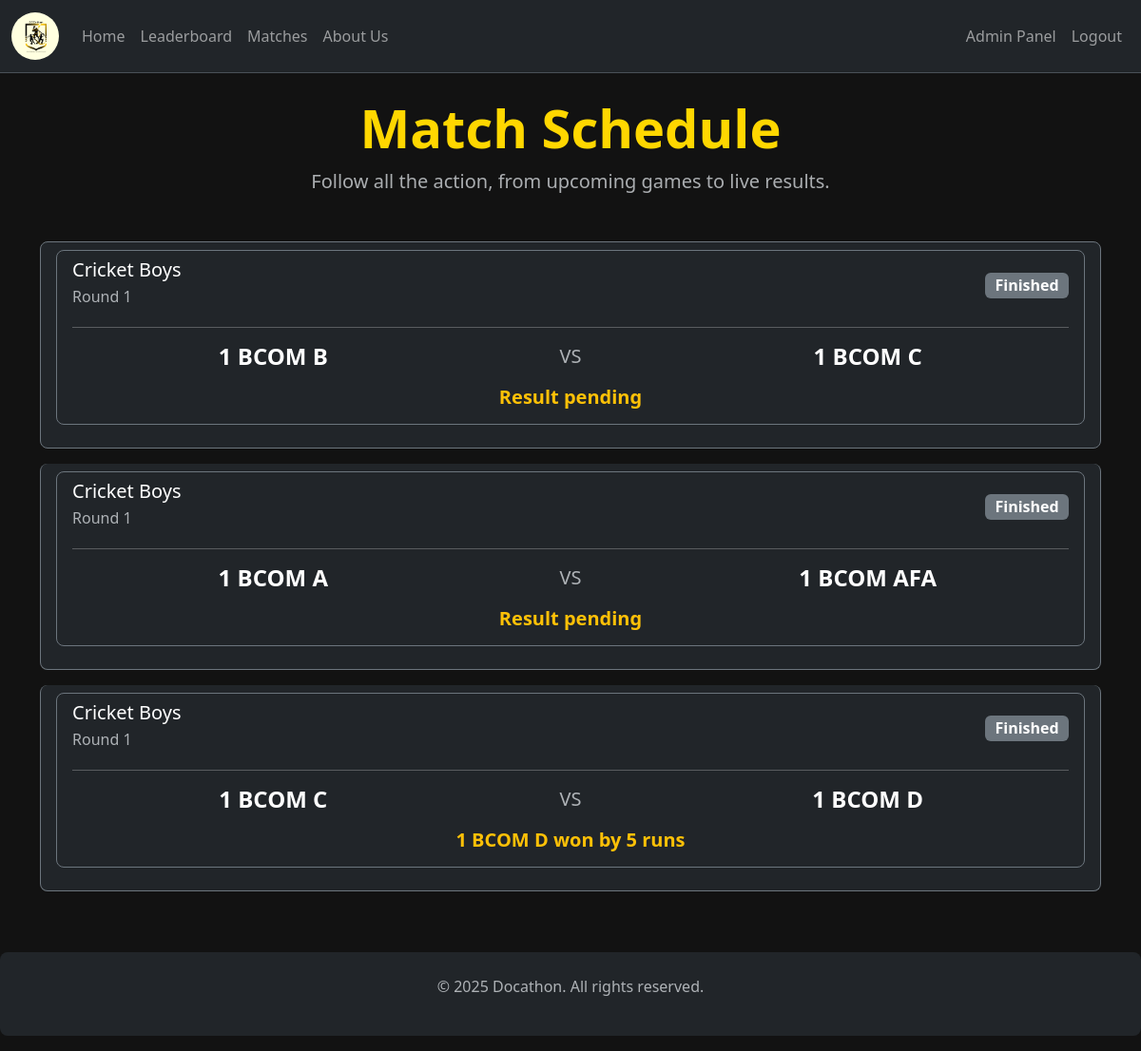
The app's page /matches (signed in) with its own data.
### tables this page shows
CREATE TABLE matches (
    id INTEGER PRIMARY KEY AUTOINCREMENT,
    sport_id INTEGER NOT NULL,
    class1_id INTEGER NOT NULL,
    class2_id INTEGER NOT NULL,
    -- The ID of the winning class. NULL if match is not completed.
    winner_id INTEGER,
    -- Flexible text field for custom score formats (e.g., "2-1", "150/7", "21-18, 21-19")
    result_details TEXT,
    -- Status of the match
    status TEXT NOT NULL DEFAULT 'UPCOMING' CHECK(status IN ('UPCOMING', 'LIVE', 'COMPLETED')),
    -- Storing datetime as ISO 8601 string ("YYYY-MM-DD HH:MM:SS")
    match_time TEXT NOT NULL,
    notes TEXT, live_match_state TEXT, round_id INTEGER,
    FOREIGN KEY (sport_id) REFERENCES sports (id),
    FOREIGN KEY (class1_id) REFERENCES classes (id),
    FOREIGN KEY (class2_id) REFERENCES classes (id),
    FOREIGN KEY (winner_id) REFERENCES classes (id)
);

CREATE TABLE sports (
    id INTEGER PRIMARY KEY AUTOINCREMENT,
    name TEXT NOT NULL UNIQUE,
    -- 1 for sports with scores (Football), 0 for result-only (Chess)
    has_scores INTEGER NOT NULL CHECK(has_scores IN (0, 1))
);

CREATE TABLE rounds (
                id INTEGER PRIMARY KEY AUTOINCREMENT,
                sport_id INTEGER NOT NULL,
                name TEXT NOT NULL,
                round_type TEXT NOT NULL CHECK(round_type IN ('GROUP', 'KNOCKOUT', 'QUARTER_FINAL', 'SEMI_FINAL', 'FINAL')),
                FOREIGN KEY (sport_id) REFERENCES sports (id)
            );

CREATE TABLE classes (
    id INTEGER PRIMARY KEY AUTOINCREMENT,
    name TEXT NOT NULL UNIQUE
);

### app.py (the view)
@app.route('/matches')
def matches():
    conn = get_db_connection()
    query = """
        SELECT
            m.id,
            m.status,
            m.result_details,
            m.match_time,
            s.name AS sport_name,
            r.name AS round_name,
            c1.name AS class1_name,
            c2.name AS class2_name
        FROM matches m
        JOIN sports s ON m.sport_id = s.id
        JOIN rounds r ON m.round_id = r.id
        JOIN classes c1 ON m.class1_id = c1.id
        JOIN classes c2 ON m.class2_id = c2.id
        ORDER BY m.match_time ASC
    """
    all_matches = conn.execute(query).fetchall()
    conn.close()
    return render_template('public/matches.html', all_matches=all_matches, page_title="Match Schedule")

### utils/db.py (called while the page is built)
def get_db_connection():
    conn = sqlite3.connect(DB_PATH)
    conn.row_factory = sqlite3.Row
    return conn

### templates/public/matches.html
{% extends "base.html" %}
{% block content %}
<div class="text-center mb-5">
    <h1 class="display-4 fw-bold docathon-brand">Match Schedule</h1>
    <p class="lead text-muted">Follow all the action, from upcoming games to live results.</p>
</div>
<div class="list-group">
    {% for match in all_matches %}
    <a href="{{ url_for('match_details', match_id=match.id) }}" class="list-group-item list-group-item-action bg-dark text-white border-secondary mb-3 rounded-3 text-decoration-none">
    <div class="list-group-item list-group-item-action bg-dark text-white border-secondary mb-3 rounded-3">
        <div class="d-flex w-100 justify-content-between align-items-center">
            <div>
                <h5 class="mb-1">{{ match.sport_name }}</h5>
                <p class="mb-1 text-muted">{{ match.round_name }}</p>
            </div>
            {% if match.status == 'LIVE' %}
                <span class="badge text-bg-danger fs-6">LIVE</span>
            {% elif match.status == 'COMPLETED' %}
                <span class="badge text-bg-secondary fs-6">Finished</span>
            {% else %}
                 <span class="badge text-bg-info fs-6">Upcoming</span>
            {% endif %}
        </div>
        <hr>
        <div class="row align-items-center text-center my-3">
            <div class="col-5">
                <span class="h4 fw-semibold">{{ match.class1_name }}</span>
            </div>
            <div class="col-2">
                <span class="h5 text-muted">VS</span>
            </div>
            <div class="col-5">
                <span class="h4 fw-semibold">{{ match.class2_name }}</span>
            </div>
        </div>
        <div class="text-center">
            {% if match.status == 'COMPLETED' or match.status == 'LIVE' %}
                <p class="h5 fw-bold text-warning">{{ match.result_details or 'Result pending' }}</p>
            {% else %}
                <p class="text-info">{{ match.match_time | replace('T', ' at ') }}</p>
            {% endif %}
        </div>
    </div>
    {% else %}
    <p class="text-center">No matches have been scheduled yet.</p>
    {% endfor %}
</div>
{% endblock %}

### static/css/style.css (style rules this page uses)
body { background-color: #121212 !important; }
.docathon-brand, .btn-warning { color: #FFD700; font-weight: bold; }

### records on screen
matches: sport_name "Cricket Boys", round_name "Round 1", status "Finished", class1_name "1 BCOM B", class2_name "1 BCOM C", result_details "Result pending"
matches: sport_name "Cricket Boys", round_name "Round 1", status "Finished", class1_name "1 BCOM A", class2_name "1 BCOM AFA", result_details "Result pending"
matches: sport_name "Cricket Boys", round_name "Round 1", status "Finished", class1_name "1 BCOM C", class2_name "1 BCOM D", result_details "1 BCOM D won by 5 runs"
